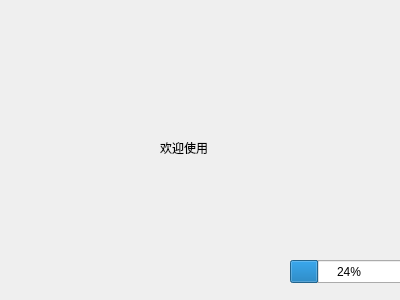
<?xml version="1.0" encoding="UTF-8"?>
<ui version="4.0">
 <class>loadingwindow</class>
 <widget class="QWidget" name="loadingwindow">
  <property name="geometry">
   <rect>
    <x>0</x>
    <y>0</y>
    <width>400</width>
    <height>300</height>
   </rect>
  </property>
  <property name="windowTitle">
   <string>loadingwindow</string>
  </property>
  <widget class="QProgressBar" name="progressBar">
   <property name="geometry">
    <rect>
     <x>290</x>
     <y>260</y>
     <width>118</width>
     <height>23</height>
    </rect>
   </property>
   <property name="value">
    <number>24</number>
   </property>
  </widget>
  <widget class="QLabel" name="lb_loading">
   <property name="geometry">
    <rect>
     <x>160</x>
     <y>140</y>
     <width>72</width>
     <height>15</height>
    </rect>
   </property>
   <property name="text">
    <string>欢迎使用</string>
   </property>
  </widget>
 </widget>
 <layoutdefault spacing="6" margin="11"/>
 <resources/>
 <connections/>
</ui>
